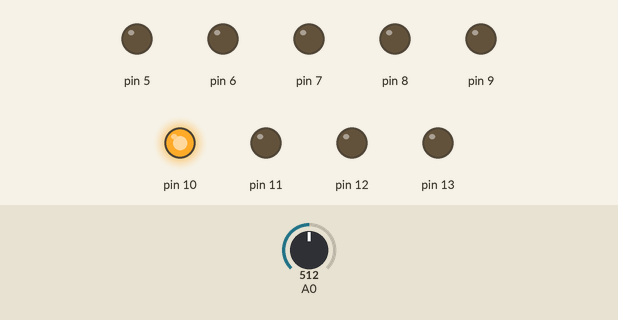
Recording of a sketch running on a simulated Arduino Uno, built with avr-gcc and run on an emulated ATmega328P. Parts: output pins drawn as LEDs (lit = HIGH). Inputs (shaded band) come from the test bench; at power-on: A0 = 512.

Above: at 1.2 s.
1.3 s: A0 set to 489
At 1.9 s:
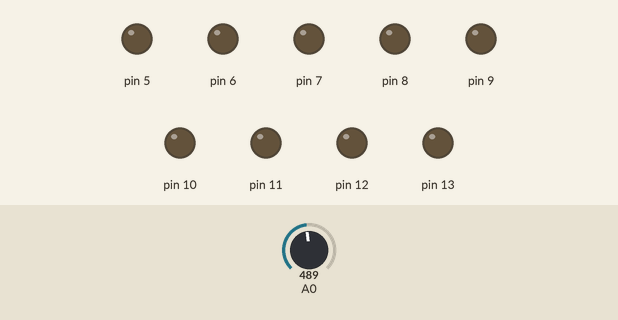
2.8 s: A0 set to 1023
At 4.0 s:
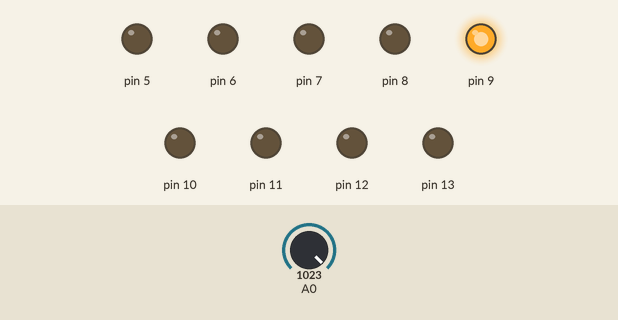
4.3 s: A0 set to 1022
At 5.4 s:
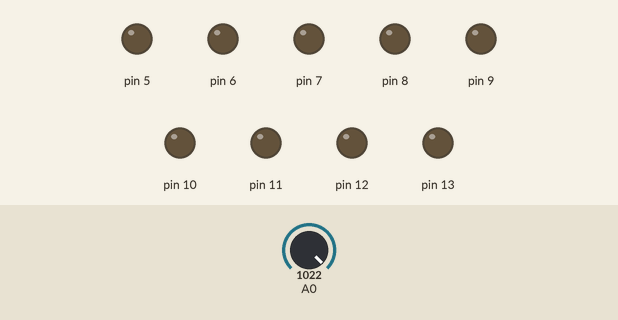
5.8 s: A0 set to 1000
At 6.5 s:
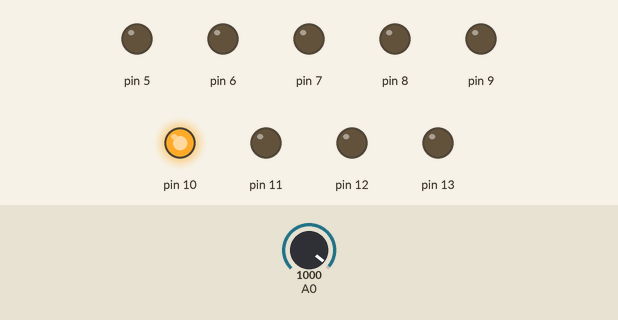
7.3 s: A0 set to 971
At 7.7 s:
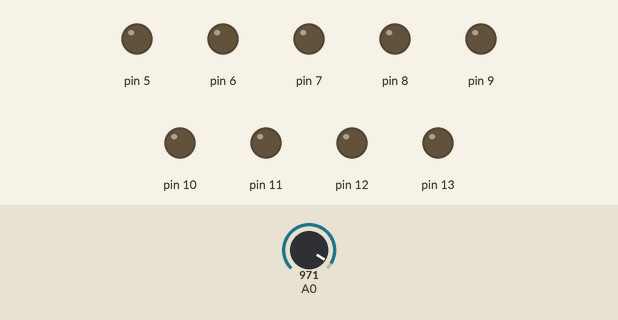
Timing chart, 0 to 9.8 s (numbered marks = the images above; inputs shaded):
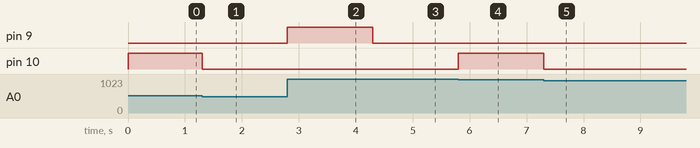

Measured:
- the behaviour switches between 505 and 504 on A0 (found by bisection; images 0 and 1)
- the behaviour switches between 1023 and 1022 on A0 (found by bisection; images 2 and 3)
- the behaviour switches between 990 and 989 on A0 (found by bisection; images 4 and 5)
- after the input at 1.3 s, pin 10: HIGH → LOW at once
- after the input at 2.8 s, pin 9: LOW → HIGH at once
- after the input at 4.3 s, pin 9: HIGH → LOW at once
- after the input at 5.8 s, pin 10: LOW → HIGH at once
- after the input at 7.3 s, pin 10: HIGH → LOW at once

The sketch:

RGBBoardTest.ino
```cpp
#include <Arduino.h>
int keyValue;
/*int activate(int keyValue) {
    if (keyValue == 1023) {
      digitalWrite(11, 255);
    } else if (keyValue >= 990 && keyValue <= 1010) {
       digitalWrite(10, 255);
    } else if (keyValue >= 505 && keyValue <= 515) {
       digitalWrite(6, 255);
    } else {
      digitalWrite(13, 0);
      digitalWrite(12, 0);
      digitalWrite(11, 0);
      digitalWrite(10, 0);
      digitalWrite(9, 0);
      digitalWrite(8, 0);
      digitalWrite(7, 0);
      digitalWrite(6, 0);
      digitalWrite(5, 0);

    }
    return keyValue;
  }*/

class LED {
    int redPin;
    int greenPin;
    int bluePin;

    int redState;
    int greenState;
    int blueState;


  public:
    LED(int rP, int gP, int bP/*, int kV*/) {
        redPin = rP;
        greenPin = gP;
        bluePin = bP;
        //keyValue = kV;
        pinMode(redPin, OUTPUT);
        pinMode(greenPin, OUTPUT);
        pinMode(bluePin, OUTPUT);

        redState = 0;
        greenState = 0;
        blueState = 0;
      }
    void Update() {
        if (keyValue == 1023) {
          digitalWrite(9, 255);
      } else if (keyValue >= 990 && keyValue <= 1010) {
          digitalWrite(10, 255);
      } else if (keyValue >= 505 && keyValue <= 515) {
          digitalWrite(10, 255);
      } else {
          digitalWrite(9, 0);
          digitalWrite(10, 0);
          digitalWrite(11, 0);
      }
    }
};

LED led1(11, 13, 12 );
LED led2(8, 10, 9 );
LED led3(5, 7, 6 );

void setup() {
  // put your setup code here, to run once:
}

void loop() {
  // put your main code here, to run repeatedly:
  keyValue = analogRead(A0);
  Serial.println(keyValue);
  led1.Update();
  led2.Update();
  led3.Update();
}
```
